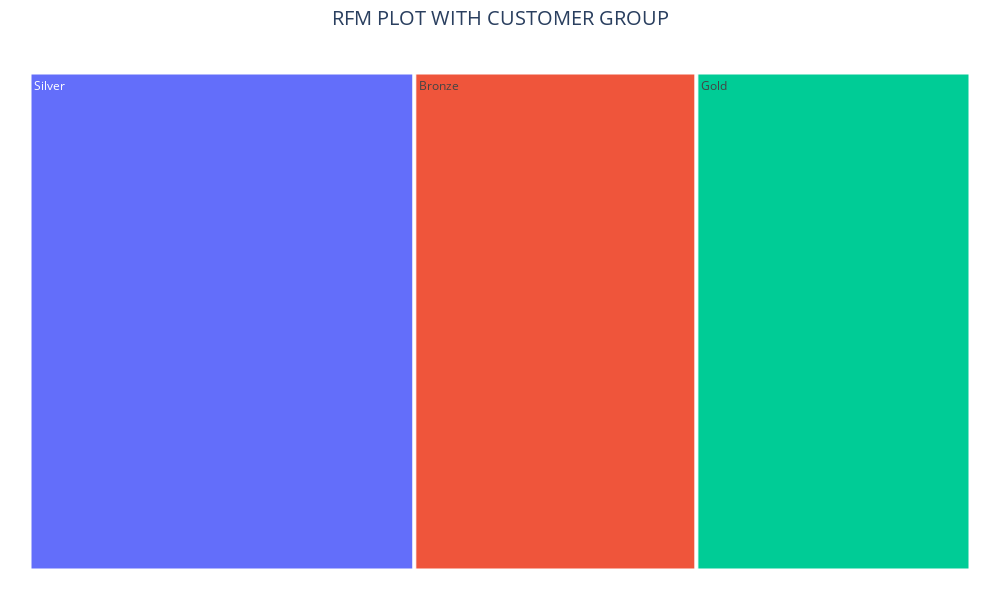

Notebook code cell kept with this figure:
### Code cell
# PLOTLY TREEMAP

fig = px.treemap(df_plot1,
                 path=[df_plot1.Segments], 
                 values='Customer_Group', 
                 width=1000, 
                 height=600)
fig.update_layout(title="RFM PLOT WITH CUSTOMER GROUP",
                  title_x = 0.5, title_font = dict(size=20),
                 )
fig.update_layout(margin = dict(t=50, l=25, r=25, b=25))
fig.show()

### Figure 1 — Plotly figure (JSON) as saved in the notebook; plotly's stock layout.template omitted (floating-point values rounded to 4 significant figures)
{"data": [{"branchvalues": "total", "domain": {"x": [0, 1], "y": [0, 1]}, "hovertemplate": "labels=%{label}<br>Customer_Group=%{value}<br>parent=%{parent}<br>id=%{id}<extra></extra>", "ids": ["Bronze", "Gold", "Silver"], "labels": ["Bronze", "Gold", "Silver"], "name": "", "parents": ["", "", ""], "type": "treemap", "values": [1175, 1142, 1603]}], "layout": {"height": 600, "legend": {"tracegroupgap": 0}, "margin": {"b": 25, "l": 25, "r": 25, "t": 50}, "title": {"font": {"size": 20}, "text": "RFM PLOT WITH CUSTOMER GROUP", "x": 0.5}, "width": 1000}}
